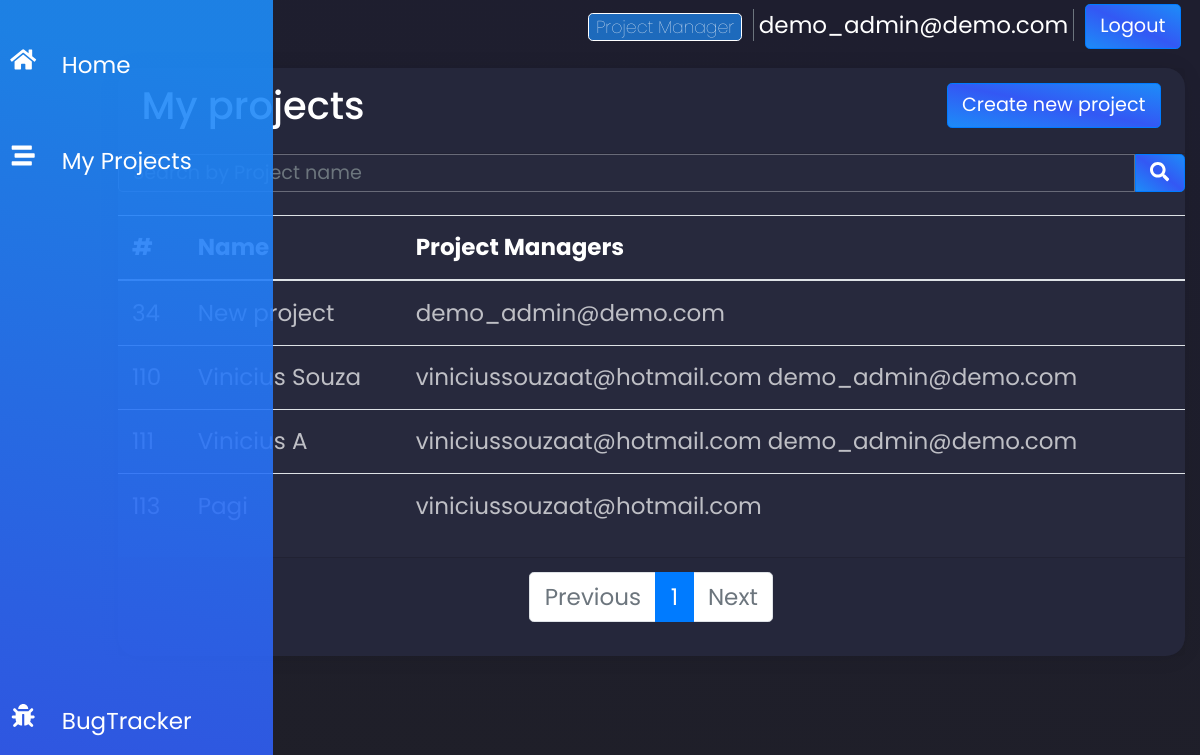
The app's page /projects/ (signed in), older data.
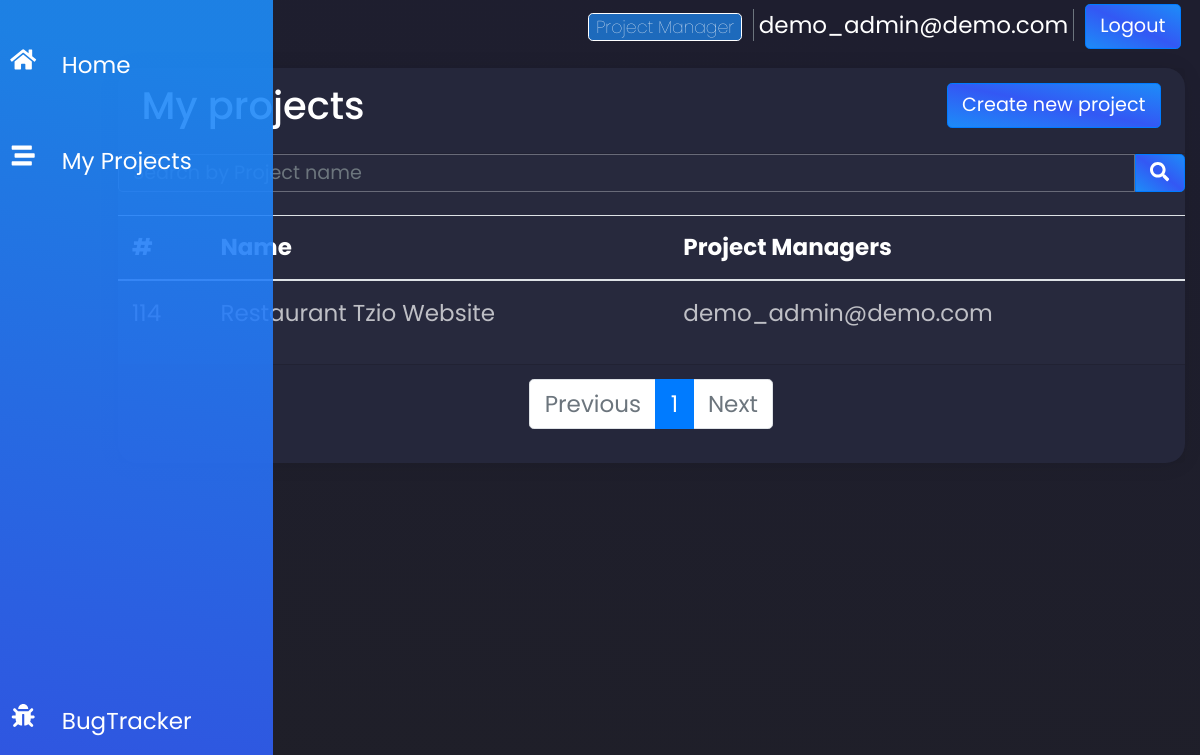
The same page, newer data.
### tracker/models.py (models this page shows, shortened)
class Project(models.Model):
    name = models.CharField(max_length=255)
    description = models.CharField(max_length=500)
    manager = models.ManyToManyField(Account,related_name='projectmanager')
    public = models.BooleanField(default=True)
    stakeholder = models.ManyToManyField(Account, related_name='projectstakeholder', blank=True)
    history = HistoricalRecords()

### accounts/models.py (models this page shows, shortened)
class Account(AbstractBaseUser):
    PROJECT_MANAGER = 1
    DEVELOPER = 2
    SUBMITER = 3
    ROLE_CHOICES = [
        (PROJECT_MANAGER,'Project Manager'),
        (DEVELOPER,'Developer'),
        (SUBMITER,'Submiter'),
    ]
    email = models.EmailField(max_length=254, unique=True)
    active = models.BooleanField(default=True)
    staff = models.BooleanField(default=False)
    admin = models.BooleanField(default=False)
    role = models.PositiveSmallIntegerField(choices= ROLE_CHOICES, default=3)
    objects = AccountManager()
    USERNAME_FIELD = 'email'
    def __str__(self):
        return self.email
    @property
    def is_staff(self):
        return self.staff
    @property
    def is_active(self):
        return self.active

### tracker/views.py (the view)
# urls.py: path('projects/', ProjectListView.as_view(), name='project-list'),
class ProjectListView(LoginRequiredMixin, ListView):
    model = Project
    paginate_by = 5
    def get_queryset(self):
        queryset = super().get_queryset()
        user = self.request.user
        if self.request.GET.get('search'):
            search_field = self.request.GET.get('search')
            queryset = Project.objects.filter(Q(name__icontains = search_field) & (Q(manager=user)| Q(stakeholder=user))).distinct()
        else:
            queryset = Project.objects.filter(Q(manager=user)| Q(stakeholder=user)).distinct()
        return queryset

### tracker/templatetags/custom_tag.py (called while the page is built)
@register.simple_tag(takes_context=True)
def param_replace(context, **kwargs):
    d = context['request'].GET.copy()
    for k, v in kwargs.items():
        d[k] = v
    for k in [k for k, v in d.items() if not v]:
        del d[k]
    return d.urlencode()

### templates/tracker/project_list.html (shortened to what this page needs)
{% extends 'base.html' %} {% block content %}
{% load custom_tag %}
<div class="container">
  <div class="card mt-3">
    <div class="card-header">
      <h2 class="d-inline-flex">My projects</h2>
      {% if request.user.role == 1 %}
      <a
        class="btn btn-primary float-right justify-content-center"
        href="{% url 'tracker:project-create' %}"
      >
        Create new project</a
      >
      {% endif %}
    </div>
      <form method="GET">
        <div class="input-group" width="100%">
          <input type="text" class="form-control" id="search_bar" width="100% "name="search" placeholder="Search by Project name"></input>
          <span class="input-group-btn">
            <button class="btn btn-primary d-flex align-center" id="filter_btn" type="submit"><i class="fas fa-search"></i></button>
          </span>
        </div>
      </form>
    <table class="table table-hover">
      <thead>
        <tr>
          <th>#</th>
          <th>Name</th>
          <th>Project Managers</th>
        </tr>
      </thead>
      <tbody>
        {% for project in object_list %}
        <tr>
          <td>
            <a href="{% url 'tracker:project-detail' project.id %}">
            </a>
          </td>
          <td>
            <a href="{% url 'tracker:project-detail' project.id %}">
              {{project.name}}
            </a>
          </td>
          <td>
            <a href="{% url 'tracker:project-detail' project.id %}">
              {% for manager in project.manager.all %} {{manager}} {% endfor %}
            </a>
          </td>
        </tr>
        {% endfor %}
      </tbody>
    </table>
    <div class="card-footer d-flex justify-content-center">
      <nav aria-label="...">
        <ul class="pagination">
          <li class="page-item {% if not page_obj.has_previous %} disabled {% endif %}">
            <a class="page-link" href="?{% if page_obj.has_previous %}{% param_replace page=page_obj.previous_page_number %} {% endif %}" tabindex="-1">Previous</a>
          </li>
          {% for page_num in paginator.page_range %}
              <li class="page-item {% if page_obj.number == page_num %} active {% endif %}"><a class="page-link" href="?{% param_replace page=page_num %}">{{page_num}}</a></li>
          {% endfor %}
          <li class="page-item{% if not page_obj.has_next %} disabled {% endif %}">
            <a class="page-link" href="?{% if page_obj.has_next %}{% param_replace page=page_obj.next_page_number %}{% endif %}">Next</a>
          </li>
        </ul>
      </nav>
    </div>
  </div>
</div>
  {% endblock content %}

### templates/base.html (shortened to what this page needs)
<!DOCTYPE html>
{% load static %}
<html lang="en">
  <head>
    <link
      rel="stylesheet"
      href="{% static '/css/bootstrap/bootstrap.min.css'%}"
    />
    <link rel="stylesheet" href="{% static '/css/main.css'%}" />
  </head>
  <body>
    <main class="row" role="main">
      <nav class="nav flex-column sidenav">
        <ul class="side-navbar-nav">
          <li class="nav-item active">
            <a class="nav-link" href="{% url 'tracker:homepage' %}">
              <i class="fas fa-home"></i>
            </a>
          </li>
          {% if request.user.is_authenticated %}
          <li class="nav-item">
            <a class="nav-link" href="{% url 'tracker:project-list'%}">
              <i class="fas fa-stream"></i>
            </a>
          </li>
           {% endif %}
          <li class="nav-item logo">
            <a class="nav-link" href="#">
              <i class="fas fa-bug"></i>
            </a>
          </li>
        </ul>
      </nav>
      <div class="col-md-1 .d-sm-none .d-md-block"></div>
      <div class="col-md-11">
        <div class="top-bar">
          <div class="top-items mr-1 pr-1">
            {% if request.user.is_authenticated %}
            <span
              class="badge badge-{% if request.user.role == 1 %}primary{% elif request.user.role == 2 %}warning{% else %}success{% endif %}"
              >{{ request.user.get_role_display }}</span
            >
            <span class="mx-1 px-1 border-left border-right border-secondary"
              >{{ request.user }}</span
            >
            <a href="{%url 'accounts:logout'%}" class="btn btn-primary mr-2"
              >Logout</a
            >
            {% endif %}
          </div>
        </div>
        {% block content %} {% endblock content %}
      </div>
    </main>
  </body>
</html>

Row changes from the older to the newer data that the page shows:
removed Project: name "New project", Account (email "demo_admin@demo.com")
removed Project: name "Vinicius Souza", Account (email "demo_admin@demo.com")
no longer on this page (row edited): Account: email "viniciussouzaat@hotmail.com"
removed Project: name "Vinicius A", Account (email "demo_admin@demo.com")
added Project: name "Restaurant Tzio Website", Account (email "demo_admin@demo.com")
